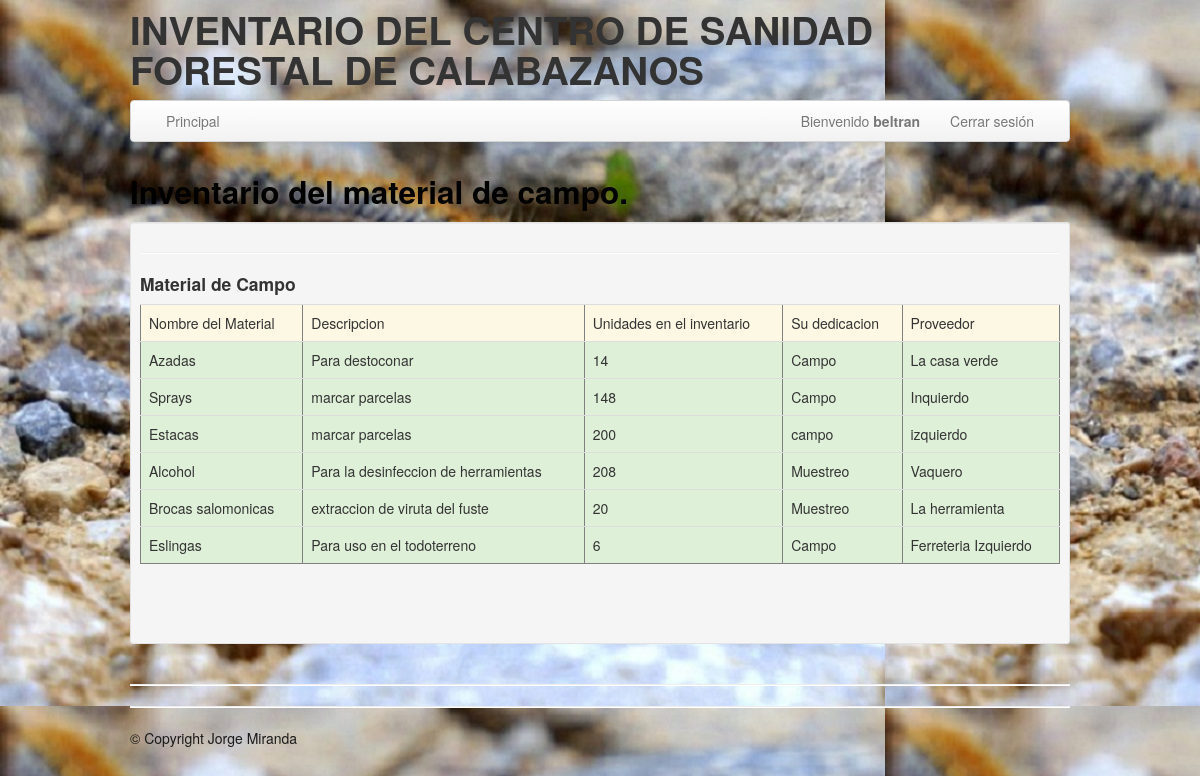
Page /Tablas/inventarioCampo.php (signed in) on the committed database.
### tables this page shows
CREATE TABLE `material_campo` (
  `idMaterial_campo` int NOT NULL AUTO_INCREMENT,
  `nombre` varchar(45) NOT NULL,
  `descripcion` varchar(45) DEFAULT NULL,
  `unidades` int NOT NULL,
  `dedicacion` varchar(45) NOT NULL,
  `proveedor_Campo` varchar(45) NOT NULL,
  PRIMARY KEY (`idMaterial_campo`),
  UNIQUE KEY `idMaterial_campo_UNIQUE` (`idMaterial_campo`)
);

### Tablas/inventarioCampo.php (the view, shortened to what this page needs)
<!DOCTYPE html>
<html lang="en">
<head>
	<link href="../bootstrap/css/bootstrap.min.css" rel="stylesheet" />
</head>
<body data-offset="40" background="../images/procesionaria.jpg" style="background-attachment: fixed">
	<div class="container">
		<header class="header">
			<div class="row">
				<?php
				include("../include/cabecera.php");
				?>
			</div>
		</header>
		<?php
		include("../include/menu.php");
		?>
		<div class="row">
			<div class="span12">
				<div class="caption">
					<h2> Inventario del material de campo.</h2>
					<div class="well well-small">
						<hr class="soft" />
						<h4>Material de Campo</h4>
						<div class="row-fluid">
							<?php
							require("../connect_db.php");
							$sql = ("SELECT * FROM calabazanos.material_campo");
							$query = mysqli_query($mysqli, $sql);
							echo "<table border='1'; class='table table-hover';>";
							echo "<tr class='warning'>";
							echo "<td>Nombre del Material</td>";
							echo "<td>Descripcion</td>";
							echo "<td>Unidades en el inventario</td>";
							echo "<td>Su dedicacion</td>";
							echo "<td>Proveedor</td>";
							echo "</tr>";
							?>
							<?php
							while ($arreglo = mysqli_fetch_array($query)) {
								echo "<tr class='success'>";
								echo "<td>$arreglo[1]</td>";
								echo "<td>$arreglo[2]</td>";
								echo "<td>$arreglo[3]</td>";
								echo "<td>$arreglo[4]</td>";
								echo "<td>$arreglo[5]</td>";
								echo "</tr>";
							}
							echo "</table>";
							?>
							<div class="span8">
							</div>
						</div>
						<br />
					</div>
				</div>
			</div>
		</div>
		<hr class="soften" />
		<footer class="footer">
			<hr class="soften" />
			<p>&copy; Copyright Jorge Miranda <br /><br /></p>
		</footer>
</body>
</html>

### include/miestilo.php (style rules this page uses)
h2 { color: black; }
.footer { color: rgb(25, 25, 25); }

### rows in the picture
material_campo: nombre "Azadas", descripcion "Para destoconar", unidades "14", dedicacion "Campo", proveedor_Campo "La casa verde"
material_campo: nombre "Sprays", descripcion "marcar parcelas", unidades "148", dedicacion "Campo", proveedor_Campo "Inquierdo"
material_campo: nombre "Estacas", descripcion "marcar parcelas", unidades "200", dedicacion "campo", proveedor_Campo "izquierdo"
material_campo: nombre "Alcohol", descripcion "Para la desinfeccion de herramientas", unidades "208", dedicacion "Muestreo", proveedor_Campo "Vaquero"
material_campo: nombre "Brocas salomonicas", descripcion "extraccion de viruta del fuste", unidades "20", dedicacion "Muestreo", proveedor_Campo "La herramienta"
material_campo: nombre "Eslingas", descripcion "Para uso en el todoterreno", unidades "6", dedicacion "Campo", proveedor_Campo "Ferreteria Izquierdo"

### other values in the picture
$_SESSION['user'] "beltran"
